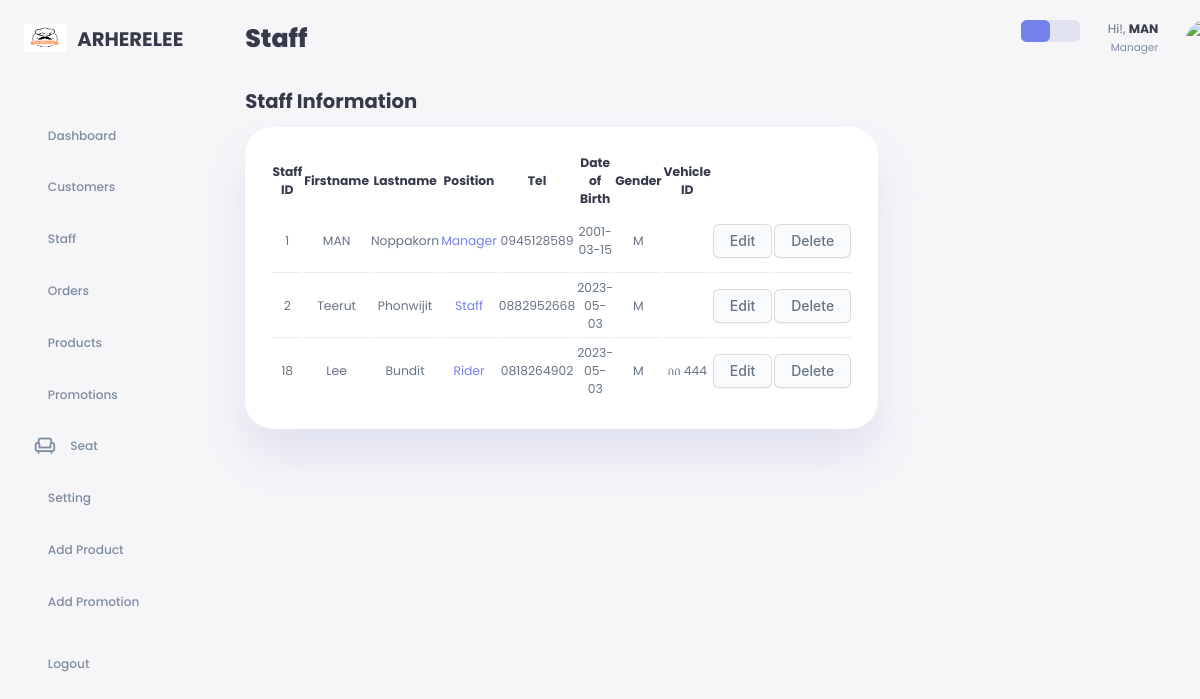
/admin/staff.php (signed in), run on an earlier commit of the app's database.
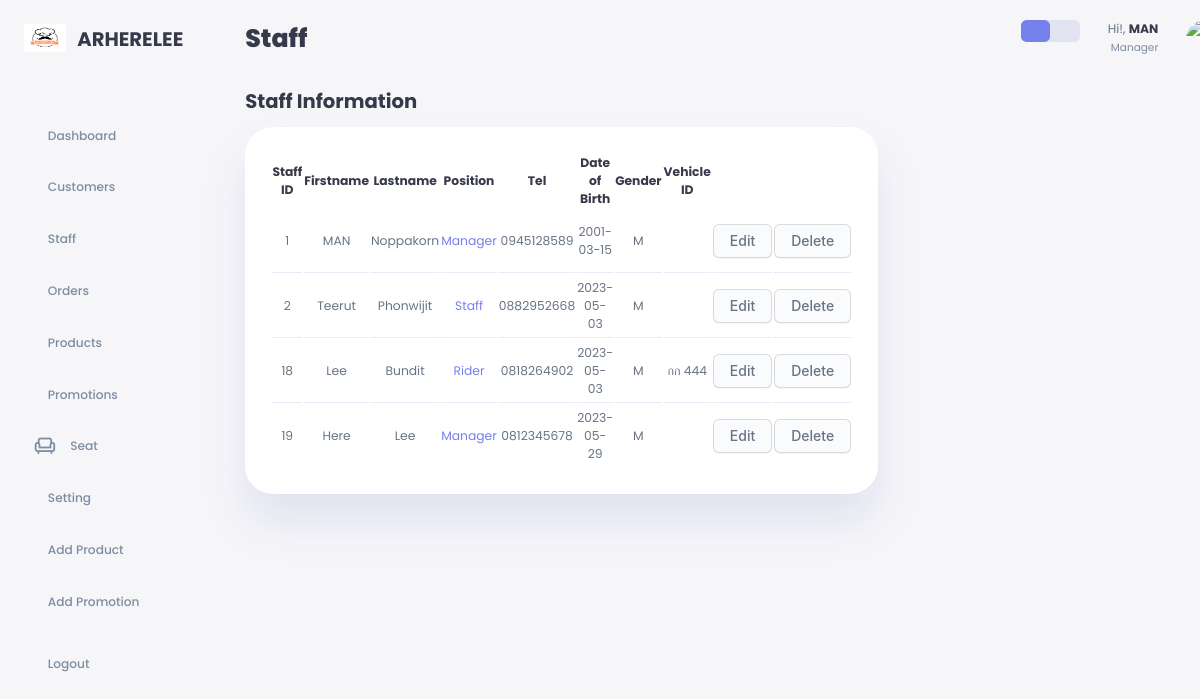
And on a later commit of the database.
### tables this page shows
CREATE TABLE `staff_info` (
  `staff_id` int(7) NOT NULL,
  `staff_firstname` varchar(20) NOT NULL,
  `staff_lastname` varchar(20) NOT NULL,
  `staff_tel` varchar(10) NOT NULL,
  `staff_DOB` date NOT NULL,
  `staff_email` varchar(30) NOT NULL,
  `staff_password` varchar(255) NOT NULL,
  `staff_gender` enum('M','F') NOT NULL,
  `vehicle_id` varchar(7) DEFAULT NULL,
  `position_id` varchar(5) NOT NULL
);

CREATE TABLE `staff_position` (
  `position_id` varchar(5) NOT NULL,
  `position_name` varchar(20) NOT NULL
);

### admin/staff.php (the view, shortened to what this page needs)
<?php
    require_once '../config/db.php';
?>
<!DOCTYPE html>
<html lang="en">
<head>
    <link rel="stylesheet" href="../css/style.css">
    <link href="https://cdn.jsdelivr.net/npm/remixicon@3.2.0/fonts/remixicon.css" rel="stylesheet">
</head>
<body>
    <div class="container">
        <aside>
            <div class="top">
                <div class="logo">
                    <img src="../img/main-logo.png">
                    <h2>ARHERELEE</h2>
                </div>
            </div>
            <div class="sidebar">
                <a href="home.php">
                    <h3>Dashboard</h3>
                </a>
                <a href="customer.php">
                    <h3>Customers</h3>
                </a>
                <a href="staff.php">
                    <h3>Staff</h3>
                </a>
                <a href="order.php">
                    <h3>Orders</h3>
                </a>
                <a href="product.php">
                    <h3>Products</h3>
                </a>
                <a href="promotion.php">
                    <h3>Promotions</h3>
                </a>
                <a href="seat.php">
                    <span class="material-symbols-outlined">chair</span>
                    <h3>Seat</h3>
                </a>
                <a href="edit_staff.php?edit=<?php echo $_SESSION['staff_login']; ?>">
                    <h3>Setting</h3>
                </a>
                <a href="add_product.php">
                    <h3>Add Product</h3>
                </a>
                <a href="add_promotion.php">
                    <h3>Add Promotion</h3>
                </a>
                <a href="logout.php">
                    <h3>Logout</h3>
                </a>
            </div>
        </aside>
        <main>
            <h1>Staff</h1>
            <div class="recent-orders">
                <h2>Staff Information</h2>
                <table>
                    <thead>
                        <tr>
                            <th>Staff ID</th>
                            <th>Firstname</th>
                            <th>Lastname</th>
                            <th>Position</th>
                            <th>Tel</th>
                            <th>Date of Birth</th>
                            <th>Gender</th>
                            <th>Vehicle ID</th>
                            <th></th>
                            <th></th>
                        </tr>
                    </thead>
                    <tbody>
                        <?php
                            $select = mysqli_query($conn, "SELECT * FROM staff_info si, staff_position sp WHERE si.position_id = sp.position_id");
                            while($row = mysqli_fetch_assoc($select)) {
                            ?>
                            <tr>
                                <td><?php echo $row['staff_id']; ?></td>
                                <td><?php echo $row['staff_firstname']; ?></td>
                                <td><?php echo $row['staff_lastname']; ?></td>
                                <td class="primary"><?php echo $row['position_name']; ?></td>
                                <td><?php echo $row['staff_tel']; ?></td>
                                <td><?php echo $row['staff_DOB']; ?></td>
                                <td><?php echo $row['staff_gender']; ?></td>
                                <td><?php echo $row['vehicle_id']; ?></td>
                                <td><a href="edit_staff.php?edit=<?php echo $row['staff_id']; ?>" class="button-edit">Edit</a></td>
                                <td><a href="staff.php?delete=<?php echo $row['staff_id']; ?>" class="button-delete">Delete</a></td>
                            </tr>
                        <?php }; ?>
                    </tbody>
                </table>
            </div>
        </main>
        <div class="right">
            <div class="top">
                <div class="theme-toggler">
                    <i class="ri-sun-fill active"></i>
                    <i class="ri-moon-fill"></i>
                </div>
                <div class="profile">
                    <div class="info">
                    <?php
                    if(isset($_SESSION['staff_login'])){
                        $staff_id = $_SESSION['staff_login'];
                        $select = mysqli_query($conn, "SELECT * FROM staff_info si, staff_position sp WHERE staff_id = $staff_id AND si.position_id = sp.position_id");
                        $row = mysqli_fetch_assoc($select);
                    }
                    ?>
                    <p>Hi!, <b><?php echo $row['staff_firstname'] ?></b></p>
                    <small class="text-muted"><?php echo $row['position_name']?></small>
                    </div>
                    <div class="profile-photo">
                        <img src="../img/default-profile.jpg">
                    </div>
                </div>
            </div>
        </div>
    </div>
</body>
</html>

What changed in the data, as far as the page shows it:
added staff_info: staff_id "19", staff_firstname "Here", staff_lastname "Lee", position.position_name "Manager", staff_tel "0812345678", staff_DOB "2023-05-29", staff_gender "M"
